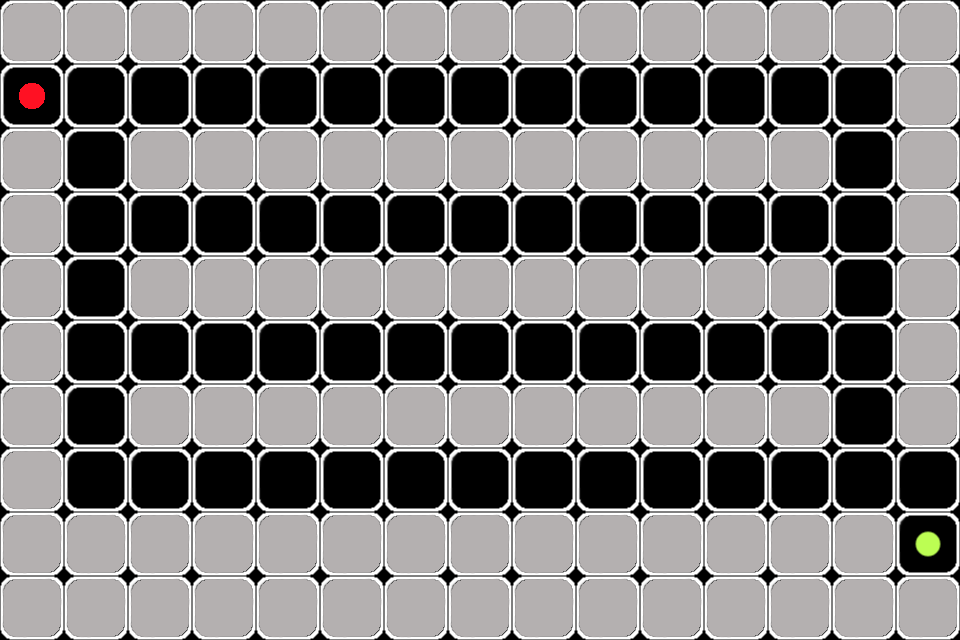

The image is a tile-based game level rendered from a .tmx file. Its description and source (layers, tilesets, objects; grid data summarised) follow:
An orthogonal 15x10 tile map with 64x64 px tiles, 1 tile layer (background) and 11 objects (enemy, life).

<map version="1.0" orientation="orthogonal" renderorder="right-down" width="15" height="10" tilewidth="64" tileheight="64" nextobjectid="18">
 <tileset firstgid="1" name="map" tilewidth="64" tileheight="64" spacing="2" margin="2">
  <image source="../cell_atlas.png" width="512" height="128" />
 </tileset>
 <layer name="background" width="15" height="10">
  <data>[150 cells, 150 non-empty, 4 distinct tile ids]</data>
 </layer>
 <objectgroup name="start_goal">
  <object id="4" name="enemy" type="enemy" x="31" y="100">
   <ellipse />
  </object>
  <object id="5" name="life" type="life" x="932" y="549">
   <ellipse />
  </object>
 </objectgroup>
 <objectgroup name="path">
  <object id="7" x="44" y="97">
   <polyline points="0,0 824,2 822,388 885,387 885,449" />
  </object>
 </objectgroup>
 <objectgroup name="wall">
  <object id="9" x="2" y="3" width="956" height="58" />
  <object id="10" x="900" y="64" width="56" height="382" />
  <object id="11" x="130" y="131" width="701" height="58" />
  <object id="12" x="132" y="261" width="698" height="57" />
  <object id="13" x="132" y="389" width="696" height="55" />
  <object id="14" x="3" y="132" width="57" height="503" />
  <object id="16" x="67" y="516" width="826" height="120" />
  <object id="17" x="898" y="578" width="59" height="59" />
 </objectgroup>
</map>